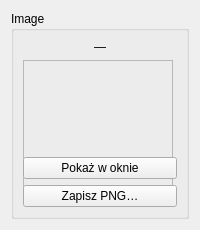
<?xml version="1.0" encoding="UTF-8"?>
<ui version="4.0">
 <class>PropImage</class>
 <widget class="QWidget" name="PropImage">
  <property name="geometry">
   <rect>
    <x>0</x>
    <y>0</y>
    <width>200</width>
    <height>230</height>
   </rect>
  </property>
  <property name="minimumSize">
   <size>
    <width>200</width>
    <height>230</height>
   </size>
  </property>
  <property name="maximumSize">
   <size>
    <width>200</width>
    <height>230</height>
   </size>
  </property>
  <property name="windowTitle">
   <string>Form</string>
  </property>
  <layout class="QHBoxLayout" name="horizontalLayout">
   <item>
    <widget class="QGroupBox" name="imageGroup">
     <property name="maximumSize">
      <size>
       <width>200</width>
       <height>225</height>
      </size>
     </property>
     <property name="title">
      <string>Image</string>
     </property>
     <layout class="QVBoxLayout" name="verticalLayout">
      <item>
       <widget class="QLabel" name="infoLabel">
        <property name="text">
         <string>—</string>
        </property>
        <property name="alignment">
         <set>Qt::AlignHCenter|Qt::AlignVCenter</set>
        </property>
       </widget>
      </item>
      <item>
       <widget class="QLabel" name="thumbnailLabel">
        <property name="minimumSize">
         <size>
          <width>150</width>
          <height>130</height>
         </size>
        </property>
        <property name="maximumSize">
         <size>
          <width>150</width>
          <height>130</height>
         </size>
        </property>
        <property name="frameShape">
         <enum>QFrame::StyledPanel</enum>
        </property>
        <property name="alignment">
         <set>Qt::AlignHCenter|Qt::AlignVCenter</set>
        </property>
        <property name="scaledContents">
         <bool>false</bool>
        </property>
       </widget>
      </item>
      <item>
       <widget class="QPushButton" name="showWindowButton">
        <property name="text">
         <string>Pokaż w oknie</string>
        </property>
       </widget>
      </item>
      <item>
       <widget class="QPushButton" name="savePngButton">
        <property name="text">
         <string>Zapisz PNG…</string>
        </property>
       </widget>
      </item>
     </layout>
    </widget>
   </item>
  </layout>
 </widget>
 <connections>
  <connection>
   <sender>showWindowButton</sender>
   <signal>clicked()</signal>
   <receiver>PropImage</receiver>
   <slot>on_show_window_button()</slot>
   <hints>
    <hint type="sourcelabel">
     <x>100</x>
     <y>205</y>
    </hint>
    <hint type="destinationlabel">
     <x>100</x>
     <y>115</y>
    </hint>
   </hints>
  </connection>
 </connections>
</ui>
